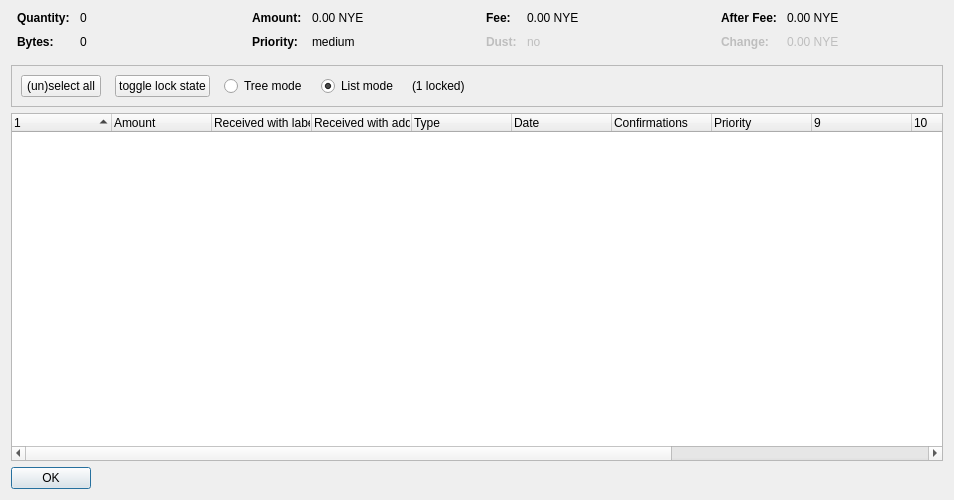
<?xml version="1.0" encoding="UTF-8"?>
<ui version="4.0">
 <class>CoinControlDialog</class>
 <widget class="QDialog" name="CoinControlDialog">
  <property name="geometry">
   <rect>
    <x>0</x>
    <y>0</y>
    <width>954</width>
    <height>500</height>
   </rect>
  </property>
  <property name="windowTitle">
   <string>Coin Selection</string>
  </property>
  <layout class="QVBoxLayout" name="verticalLayout">
   <item>
    <layout class="QHBoxLayout" name="horizontalLayoutTop" stretch="0,0,0,0">
     <property name="topMargin">
      <number>0</number>
     </property>
     <property name="bottomMargin">
      <number>10</number>
     </property>
     <item>
      <layout class="QFormLayout" name="formLayoutCoinControl1">
       <property name="horizontalSpacing">
        <number>10</number>
       </property>
       <property name="verticalSpacing">
        <number>10</number>
       </property>
       <property name="leftMargin">
        <number>6</number>
       </property>
       <property name="rightMargin">
        <number>6</number>
       </property>
       <item row="0" column="0">
        <widget class="QLabel" name="labelCoinControlQuantityText">
         <property name="font">
          <font>
           <weight>75</weight>
           <bold>true</bold>
          </font>
         </property>
         <property name="text">
          <string>Quantity:</string>
         </property>
        </widget>
       </item>
       <item row="0" column="1">
        <widget class="QLabel" name="labelCoinControlQuantity">
         <property name="cursor">
          <cursorShape>IBeamCursor</cursorShape>
         </property>
         <property name="contextMenuPolicy">
          <enum>Qt::ActionsContextMenu</enum>
         </property>
         <property name="text">
          <string notr="true">0</string>
         </property>
         <property name="textInteractionFlags">
          <set>Qt::LinksAccessibleByMouse|Qt::TextSelectableByKeyboard|Qt::TextSelectableByMouse</set>
         </property>
        </widget>
       </item>
       <item row="1" column="0">
        <widget class="QLabel" name="labelCoinControlBytesText">
         <property name="font">
          <font>
           <weight>75</weight>
           <bold>true</bold>
          </font>
         </property>
         <property name="text">
          <string>Bytes:</string>
         </property>
        </widget>
       </item>
       <item row="1" column="1">
        <widget class="QLabel" name="labelCoinControlBytes">
         <property name="cursor">
          <cursorShape>IBeamCursor</cursorShape>
         </property>
         <property name="contextMenuPolicy">
          <enum>Qt::ActionsContextMenu</enum>
         </property>
         <property name="text">
          <string notr="true">0</string>
         </property>
         <property name="textInteractionFlags">
          <set>Qt::LinksAccessibleByMouse|Qt::TextSelectableByKeyboard|Qt::TextSelectableByMouse</set>
         </property>
        </widget>
       </item>
      </layout>
     </item>
     <item>
      <layout class="QFormLayout" name="formLayoutCoinControl2">
       <property name="horizontalSpacing">
        <number>10</number>
       </property>
       <property name="verticalSpacing">
        <number>10</number>
       </property>
       <property name="leftMargin">
        <number>6</number>
       </property>
       <property name="rightMargin">
        <number>6</number>
       </property>
       <item row="0" column="0">
        <widget class="QLabel" name="labelCoinControlAmountText">
         <property name="font">
          <font>
           <weight>75</weight>
           <bold>true</bold>
          </font>
         </property>
         <property name="text">
          <string>Amount:</string>
         </property>
        </widget>
       </item>
       <item row="0" column="1">
        <widget class="QLabel" name="labelCoinControlAmount">
         <property name="cursor">
          <cursorShape>IBeamCursor</cursorShape>
         </property>
         <property name="contextMenuPolicy">
          <enum>Qt::ActionsContextMenu</enum>
         </property>
         <property name="text">
          <string notr="true">0.00 NYE</string>
         </property>
         <property name="textInteractionFlags">
          <set>Qt::LinksAccessibleByMouse|Qt::TextSelectableByKeyboard|Qt::TextSelectableByMouse</set>
         </property>
        </widget>
       </item>
       <item row="1" column="0">
        <widget class="QLabel" name="labelCoinControlPriorityText">
         <property name="font">
          <font>
           <weight>75</weight>
           <bold>true</bold>
          </font>
         </property>
         <property name="text">
          <string>Priority:</string>
         </property>
        </widget>
       </item>
       <item row="1" column="1">
        <widget class="QLabel" name="labelCoinControlPriority">
         <property name="cursor">
          <cursorShape>IBeamCursor</cursorShape>
         </property>
         <property name="contextMenuPolicy">
          <enum>Qt::ActionsContextMenu</enum>
         </property>
         <property name="text">
          <string>medium</string>
         </property>
         <property name="textInteractionFlags">
          <set>Qt::LinksAccessibleByMouse|Qt::TextSelectableByKeyboard|Qt::TextSelectableByMouse</set>
         </property>
        </widget>
       </item>
      </layout>
     </item>
     <item>
      <layout class="QFormLayout" name="formLayoutCoinControl3">
       <property name="horizontalSpacing">
        <number>10</number>
       </property>
       <property name="verticalSpacing">
        <number>10</number>
       </property>
       <property name="leftMargin">
        <number>6</number>
       </property>
       <property name="rightMargin">
        <number>6</number>
       </property>
       <item row="0" column="0">
        <widget class="QLabel" name="labelCoinControlFeeText">
         <property name="font">
          <font>
           <weight>75</weight>
           <bold>true</bold>
          </font>
         </property>
         <property name="text">
          <string>Fee:</string>
         </property>
        </widget>
       </item>
       <item row="0" column="1">
        <widget class="QLabel" name="labelCoinControlFee">
         <property name="cursor">
          <cursorShape>IBeamCursor</cursorShape>
         </property>
         <property name="contextMenuPolicy">
          <enum>Qt::ActionsContextMenu</enum>
         </property>
         <property name="text">
          <string notr="true">0.00 NYE</string>
         </property>
         <property name="textInteractionFlags">
          <set>Qt::LinksAccessibleByMouse|Qt::TextSelectableByKeyboard|Qt::TextSelectableByMouse</set>
         </property>
        </widget>
       </item>
       <item row="1" column="0">
        <widget class="QLabel" name="labelCoinControlLowOutputText">
         <property name="enabled">
          <bool>false</bool>
         </property>
         <property name="font">
          <font>
           <weight>75</weight>
           <bold>true</bold>
          </font>
         </property>
         <property name="text">
          <string>Dust:</string>
         </property>
        </widget>
       </item>
       <item row="1" column="1">
        <widget class="QLabel" name="labelCoinControlLowOutput">
         <property name="enabled">
          <bool>false</bool>
         </property>
         <property name="cursor">
          <cursorShape>IBeamCursor</cursorShape>
         </property>
         <property name="contextMenuPolicy">
          <enum>Qt::ActionsContextMenu</enum>
         </property>
         <property name="text">
          <string>no</string>
         </property>
         <property name="textInteractionFlags">
          <set>Qt::LinksAccessibleByMouse|Qt::TextSelectableByKeyboard|Qt::TextSelectableByMouse</set>
         </property>
        </widget>
       </item>
      </layout>
     </item>
     <item>
      <layout class="QFormLayout" name="formLayoutCoinControl4">
       <property name="horizontalSpacing">
        <number>10</number>
       </property>
       <property name="verticalSpacing">
        <number>10</number>
       </property>
       <property name="leftMargin">
        <number>6</number>
       </property>
       <property name="rightMargin">
        <number>6</number>
       </property>
       <item row="0" column="0">
        <widget class="QLabel" name="labelCoinControlAfterFeeText">
         <property name="font">
          <font>
           <weight>75</weight>
           <bold>true</bold>
          </font>
         </property>
         <property name="text">
          <string>After Fee:</string>
         </property>
        </widget>
       </item>
       <item row="0" column="1">
        <widget class="QLabel" name="labelCoinControlAfterFee">
         <property name="cursor">
          <cursorShape>IBeamCursor</cursorShape>
         </property>
         <property name="contextMenuPolicy">
          <enum>Qt::ActionsContextMenu</enum>
         </property>
         <property name="text">
          <string notr="true">0.00 NYE</string>
         </property>
         <property name="textInteractionFlags">
          <set>Qt::LinksAccessibleByMouse|Qt::TextSelectableByKeyboard|Qt::TextSelectableByMouse</set>
         </property>
        </widget>
       </item>
       <item row="1" column="0">
        <widget class="QLabel" name="labelCoinControlChangeText">
         <property name="enabled">
          <bool>false</bool>
         </property>
         <property name="font">
          <font>
           <weight>75</weight>
           <bold>true</bold>
          </font>
         </property>
         <property name="text">
          <string>Change:</string>
         </property>
        </widget>
       </item>
       <item row="1" column="1">
        <widget class="QLabel" name="labelCoinControlChange">
         <property name="enabled">
          <bool>false</bool>
         </property>
         <property name="cursor">
          <cursorShape>IBeamCursor</cursorShape>
         </property>
         <property name="contextMenuPolicy">
          <enum>Qt::ActionsContextMenu</enum>
         </property>
         <property name="text">
          <string notr="true">0.00 NYE</string>
         </property>
         <property name="textInteractionFlags">
          <set>Qt::LinksAccessibleByMouse|Qt::TextSelectableByKeyboard|Qt::TextSelectableByMouse</set>
         </property>
        </widget>
       </item>
      </layout>
     </item>
    </layout>
   </item>
   <item>
    <widget class="QFrame" name="frame">
     <property name="minimumSize">
      <size>
       <width>0</width>
       <height>40</height>
      </size>
     </property>
     <property name="frameShape">
      <enum>QFrame::StyledPanel</enum>
     </property>
     <property name="frameShadow">
      <enum>QFrame::Sunken</enum>
     </property>
     <layout class="QHBoxLayout" name="horizontalLayout">
      <item>
       <layout class="QHBoxLayout" name="horizontalLayoutPanel" stretch="0,0,0,0,0,0">
        <property name="spacing">
         <number>14</number>
        </property>
        <item>
         <widget class="QPushButton" name="pushButtonSelectAll">
          <property name="sizePolicy">
           <sizepolicy hsizetype="Maximum" vsizetype="Fixed">
            <horstretch>0</horstretch>
            <verstretch>0</verstretch>
           </sizepolicy>
          </property>
          <property name="text">
           <string>(un)select all</string>
          </property>
          <property name="autoDefault">
           <bool>false</bool>
          </property>
         </widget>
        </item>
        <item>
         <widget class="QPushButton" name="pushButtonToggleLock">
          <property name="sizePolicy">
           <sizepolicy hsizetype="Maximum" vsizetype="Fixed">
            <horstretch>0</horstretch>
            <verstretch>0</verstretch>
           </sizepolicy>
          </property>
          <property name="text">
           <string>toggle lock state</string>
          </property>
          <property name="autoDefault">
           <bool>false</bool>
          </property>
         </widget>
        </item>
        <item>
         <widget class="QRadioButton" name="radioTreeMode">
          <property name="sizePolicy">
           <sizepolicy hsizetype="Maximum" vsizetype="Fixed">
            <horstretch>0</horstretch>
            <verstretch>0</verstretch>
           </sizepolicy>
          </property>
          <property name="text">
           <string>Tree mode</string>
          </property>
         </widget>
        </item>
        <item>
         <widget class="QRadioButton" name="radioListMode">
          <property name="sizePolicy">
           <sizepolicy hsizetype="Maximum" vsizetype="Fixed">
            <horstretch>0</horstretch>
            <verstretch>0</verstretch>
           </sizepolicy>
          </property>
          <property name="text">
           <string>List mode</string>
          </property>
          <property name="checked">
           <bool>true</bool>
          </property>
         </widget>
        </item>
        <item>
         <widget class="QLabel" name="labelLocked">
          <property name="text">
           <string>(1 locked)</string>
          </property>
         </widget>
        </item>
        <item>
         <spacer name="horizontalSpacer">
          <property name="orientation">
           <enum>Qt::Horizontal</enum>
          </property>
          <property name="sizeHint" stdset="0">
           <size>
            <width>40</width>
            <height>20</height>
           </size>
          </property>
         </spacer>
        </item>
       </layout>
      </item>
     </layout>
    </widget>
   </item>
   <item>
    <widget class="CoinControlTreeWidget" name="treeWidget">
     <property name="contextMenuPolicy">
      <enum>Qt::CustomContextMenu</enum>
     </property>
     <property name="sortingEnabled">
      <bool>false</bool>
     </property>
     <property name="columnCount">
      <number>13</number>
     </property>
     <attribute name="headerShowSortIndicator" stdset="0">
      <bool>true</bool>
     </attribute>
     <attribute name="headerStretchLastSection">
      <bool>false</bool>
     </attribute>
     <column>
      <property name="text">
       <string/>
      </property>
     </column>
     <column>
      <property name="text">
       <string>Amount</string>
      </property>
     </column>
     <column>
      <property name="text">
       <string>Received with label</string>
      </property>
     </column>
     <column>
      <property name="text">
       <string>Received with address</string>
      </property>
     </column>
     <column>
      <property name="text">
	<string>Type</string>
      </property>
     </column>
     <column>
      <property name="text">	 
       <string>Date</string>
      </property>
     </column>
     <column>
      <property name="text">
       <string>Confirmations</string>
      </property>
      <property name="toolTip">
       <string>Confirmed</string>
      </property>
     </column>
     <column>
      <property name="text">
       <string>Priority</string>
      </property>
     </column>
     <column>
      <property name="text">
       <string/>
      </property>
     </column>
     <column>
      <property name="text">
       <string/>
      </property>
     </column>
     <column>
      <property name="text">
       <string/>
      </property>
     </column>
     <column>
      <property name="text">
       <string/>
      </property>
     </column>
     <column>
      <property name="text">
       <string/>
      </property>
     </column>
    </widget>
   </item>
   <item>
    <widget class="QDialogButtonBox" name="buttonBox">
     <property name="sizePolicy">
      <sizepolicy hsizetype="Maximum" vsizetype="Fixed">
       <horstretch>0</horstretch>
       <verstretch>0</verstretch>
      </sizepolicy>
     </property>
     <property name="orientation">
      <enum>Qt::Horizontal</enum>
     </property>
     <property name="standardButtons">
      <set>QDialogButtonBox::Ok</set>
     </property>
    </widget>
   </item>
  </layout>
 </widget>
 <customwidgets>
  <customwidget>
   <class>CoinControlTreeWidget</class>
   <extends>QTreeWidget</extends>
   <header>coincontroltreewidget.h</header>
  </customwidget>
 </customwidgets>
 <resources/>
 <connections/>
</ui>
